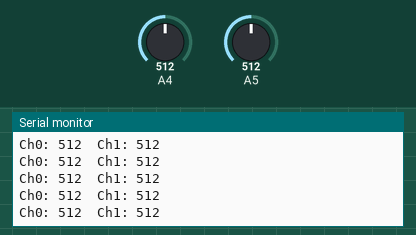
The sketch below on a simulated Arduino Zero (SAMD21). Shown: the last lines printed to the serial monitor. The inputs (shaded band) are chosen by the test bench; at power-on: A4 = 512, A5 = 512.

Above: at 1.2 s.
1.3 s: A4 set to 11
At 2.3 s:
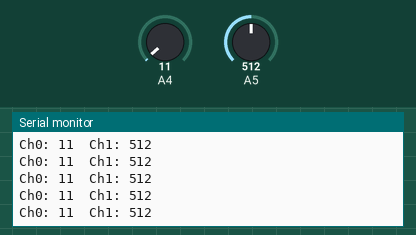
2.8 s: A4 set to 8
At 3.7 s:
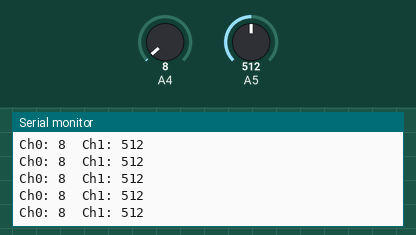
Timing chart, 0 to 5.8 s (numbered marks = the images above; inputs shaded):
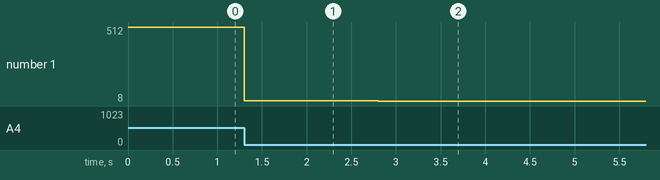

The sketch:

MyoWare_Sensor_Test_V1.1.ino
```cpp
// (licence header left out)
// select the number of EMG channels to use (1 or 2)
#define NUM_EMG_CHANNELS  2

// select the hand/board that you are using by uncommenting one of the following
//#define ADA_HAND        // Almond PCB
#define BRUNEL_HAND     // Chestnut PCB


#if (NUM_EMG_CHANNELS < 1) || (NUM_EMG_CHANNELS > 2)
#error "This software only supports a maximum of 2 EMG channels"
#endif

#if defined(ADA_HAND)
#define MYSERIAL Serial
#elif defined(BRUNEL_HAND)
#define MYSERIAL SerialUSB
#else
#error "Please uncomment a board type on line 20/21"
#endif

// EMG PRINS
int EMGpin[NUM_EMG_CHANNELS];

void setup()
{
  // initialise serial communications at 38400 baud
  MYSERIAL.begin(38400);


  // attach the pins based on the board being used
#if defined(ADA_HAND)
    EMGpin[0] = A6;
  #if (NUM_EMG_CHANNELS > 1)
    EMGpin[1] = A7;
  #endif
#elif defined(BRUNEL_HAND)
    EMGpin[0] = A4;
  #if (NUM_EMG_CHANNELS > 1)
    EMGpin[1] = A5;
  #endif
#endif

}

void loop()
{
  int sensorValue;

  // count through the EMG channels
  for(int i = 0; i < NUM_EMG_CHANNELS; i++)
  {
    // read the analog in value:
    sensorValue = analogRead(EMGpin[i]);

    // print the results to the serial monitor
    MYSERIAL.print("Ch");
    MYSERIAL.print(i);
    MYSERIAL.print(": ");
    MYSERIAL.print(sensorValue);
    MYSERIAL.print("\t");
  }
  MYSERIAL.print("\n");

  // wait 2 milliseconds before the next loop
  // for the analog-to-digital converter to settle
  // after the last readings
  delay(2);
}
```

Measured:
- after the input at 1.3 s, the serial monitor: prints a new line at once (image 1)
- after the input at 2.8 s, the serial monitor: prints a new line at once (image 2)
- plotted number 1: 512 → 11 after the input at 1.3 s, 11 → 8 after the input at 2.8 s
